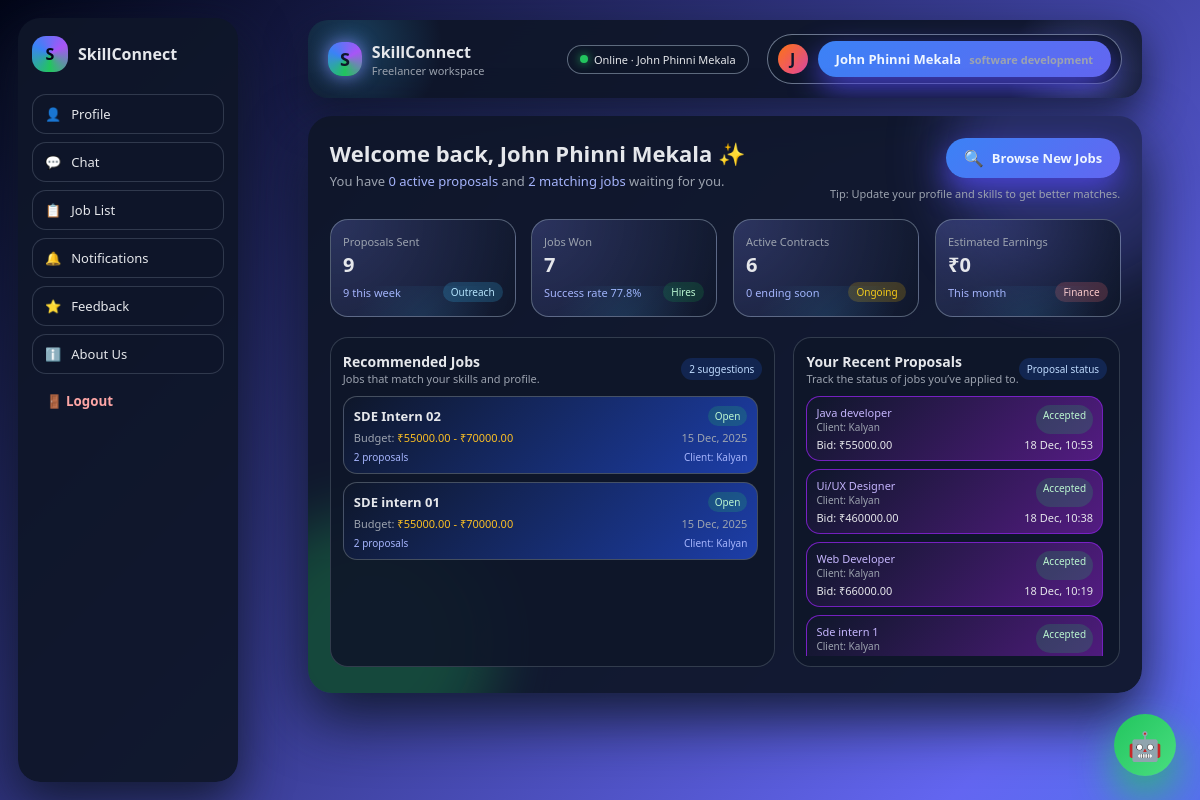
Page /freelancer/dashboard/ (signed in) on the committed database.
### marketplace/models.py (models this page shows, shortened)
class User(AbstractUser):
    ROLE_CHOICES = (
        ('client', 'client'),
        ('freelancer', 'Freelancer'),
    )
    role = models.CharField(max_length=20, choices=ROLE_CHOICES)

class Skill(models.Model):
    name = models.CharField(max_length=100, unique=True)

class Job(models.Model):
    STATUS_CHOICES = (
        ('open', 'Open'),
        ('in_progress', 'In Progress'),
        ('completed', 'Completed'),
        ('cancelled', 'Cancelled'),
    )
    client = models.ForeignKey(User, on_delete=models.CASCADE, related_name='jobs')
    title = models.CharField(max_length=200)
    description = models.TextField()
    budget_min = models.DecimalField(max_digits=10, decimal_places=2)
    budget_max = models.DecimalField(max_digits=10, decimal_places=2)
    created_at = models.DateTimeField(auto_now_add=True)
    status = models.CharField(max_length=20, choices=STATUS_CHOICES, default='open')

class Proposal(models.Model):
    STATUS_CHOICES = (
        ('pending', 'Pending'),
        ('accepted', 'Accepted'),
        ('rejected', 'Rejected'),
    )
    job = models.ForeignKey(Job, on_delete=models.CASCADE, related_name='proposals')
    freelancer = models.ForeignKey(User, on_delete=models.CASCADE, related_name='proposals')
    cover_letter = models.TextField()
    bid_amount = models.DecimalField(max_digits=10, decimal_places=2)
    status = models.CharField(max_length=20, choices=STATUS_CHOICES, default='pending')
    created_at = models.DateTimeField(auto_now_add=True)
    User = settings.AUTH_USER_MODEL

### marketplace/views.py (the view)
# urls.py: path("freelancer/dashboard/", views.freelancer_dashboard, name="freelancer_dashboard"),
@login_required
def freelancer_dashboard(request):
    user = request.user
    proposals_qs = Proposal.objects.filter(
        freelancer=user
    ).order_by('-created_at')
    jobs_won_qs = proposals_qs.filter(status="accepted")
    active_contracts = jobs_won_qs.filter(job__status="in_progress")
    recent_proposals = proposals_qs[:8]
    recommended_jobs = Job.objects.filter(status="open").order_by("-created_at")[:6]
    notifications_count = Notification.objects.filter(user=request.user,is_read=False).count()
    unread_chats = Message.objects.filter(conversation__freelancer=request.user).exclude(sender=request.user).filter(is_read=False).count()
    conversations = Conversation.objects.filter(
        freelancer=request.user
    ).select_related("recruiter", "job")
    primary_skill = ""
    try:
        profile = FreelancerProfile.objects.get(user=user)
        primary_skill = ", ".join([s.name for s in profile.skills.all()]) or ""
    except FreelancerProfile.DoesNotExist:
        pass
    total_proposals = proposals_qs.count()
    context = {
        "user": user,
        "primary_skill": primary_skill or "Freelancer",
        "active_proposals": proposals_qs.filter(status="pending").count(),
        "open_jobs_near_skill": recommended_jobs.count(),
        "total_proposals": total_proposals,
        "proposals_this_week": proposals_qs.count(),
        "jobs_won": jobs_won_qs.count(),
        "success_rate": round((jobs_won_qs.count() / max(1, total_proposals)) * 100, 1),
        "active_contracts": active_contracts.count(),
        "contracts_ending_soon": 0,
        "estimated_earnings": 0,
        "recommended_jobs": recommended_jobs,
        "recent_proposals": recent_proposals,
        "conversations": conversations,
        "notifications_count": notifications_count,  #notification testing
        "unread_chats": unread_chats,
    }
    return render(request, "marketplace/freelancer_dashboard.html", context)

### marketplace/templates/marketplace/freelancer_dashboard.html (shortened to what this page needs)
<!DOCTYPE html>
<html lang="en">
<head>
</head>
<body>
<aside class="sidebar">
  <div class="sidebar-brand">
    <div class="sb-logo">S</div>
    <span>SkillConnect</span>
  </div>
  <nav class="sidebar-nav">
    <a href="{% url 'freelancer_profile' request.user.pk %}" class="sb-link">
      👤 <span>Profile</span>
    </a>
    <a href="{% url 'chat_list' %}" class="sb-link">
      💬 <span>Chat</span>
    </a>
    <a href="{% url 'job_list' %}" class="sb-link">
      📋 <span>Job List</span>
    </a>
    <a href="{% url 'notifications' %}" class="sb-link">
      🔔 <span>Notifications</span>
    </a>
    <a href="{% url 'feedback' %}" class="sb-link">
      ⭐ <span>Feedback</span>
    </a>
    <a href="{% url 'about_us' %}" class="sb-link">
      ℹ️ <span>About Us</span>
    </a>
    <form method="post" action="{% url 'logout' %}">
  <button type="submit" class="sidebar-link logout-btn" onclick="return confirm('Are you sure you want to logout?')">
    🚪 Logout
  </button>
</form>
  </nav>
</aside>
<div class="layout">
    <div class="shell">
        <header class="navbar">
            <div class="brand">
                <div class="brand-logo">S</div>
                <div class="brand-text">
                    <span>SkillConnect</span>
                    <span>Freelancer workspace</span>
                </div>
            </div>
            <div class="nav-right">
                <div class="pill">
                    <span class="pill-dot"></span>
                    <span>Online · {{ user.first_name|default:"Freelancer" }}</span>
                </div>
                <div class="user-chip">
                    <div class="avatar">
                        {{ user.first_name|default:"F"|first|upper }}
                    </div>
                    <div class="user-info">
                        <a href="{% url 'freelancer_profile' request.user.pk %}" class="btn-primary">
                        <span>{{ user.first_name|default:"Freelancer" }}</span>
                        <span>{{ primary_skill|default:"Independent Professional" }}</span></a>
                    </div>
                </div>
            </div>
        </header>
        <main class="main-card">
            <div class="main-glow">
                <span class="g1"></span>
            </div>
            <div class="main-inner">
                <div class="header-row">
                    <div class="welcome">
                        <div class="welcome-title">
                            Welcome back, {{ user.first_name|default:"Freelancer" }} ✨
                        </div>
                        <div class="welcome-sub">
                            You have <span>{{ active_proposals|default:"0" }} active proposals</span> and
                            <span>{{ open_jobs_near_skill|default:"0" }} matching jobs</span> waiting for you.
                        </div>
                    </div>
                    <div class="cta-area">
                        <a href="{% url 'job_list' %}" class="btn-primary">
                            <span class="icon">🔍</span>
                            <span>Browse New Jobs</span>
                        </a>
                        <div class="hint-text">
                            Tip: Update your profile and skills to get better matches.
                        </div>
                    </div>
                </div>
                <div class="stats-grid">
                    <div class="stat-card">
                        <div class="stat-label">Proposals Sent</div>
                        <div class="stat-value">{{ total_proposals|default:"0" }}</div>
                        <div class="stat-meta">
                            <span>{{ proposals_this_week|default:"0" }} this week</span>
                            <span class="stat-pill">Outreach</span>
                        </div>
                        <div class="wave"></div>
                    </div>
                    <div class="stat-card">
                        <div class="stat-label">Jobs Won</div>
                        <div class="stat-value">{{ jobs_won|default:"0" }}</div>
                        <div class="stat-meta">
                            <span>Success rate {{ success_rate|default:"0" }}%</span>
                            <span class="stat-pill" style="background:rgba(22,163,74,0.2);color:#bbf7d0;">
                                Hires
                            </span>
                        </div>
                        <div class="wave"></div>
                    </div>
                    <div class="stat-card">
                        <div class="stat-label">Active Contracts</div>
                        <div class="stat-value">{{ active_contracts|default:"0" }}</div>
                        <div class="stat-meta">
                            <span>{{ contracts_ending_soon|default:"0" }} ending soon</span>
                            <span class="stat-pill" style="background:rgba(234,179,8,0.2);color:#facc15;">
                                Ongoing
                            </span>
                        </div>
                        <div class="wave"></div>
                    </div>
                    <div class="stat-card">
                        <div class="stat-label">Estimated Earnings</div>
                        <div class="stat-value">₹{{ estimated_earnings|default:"0" }}</div>
                        <div class="stat-meta">
                            <span>This month</span>
                            <span class="stat-pill" style="background:rgba(248,113,113,0.2);color:#fecaca;">
                                Finance
                            </span>
                        </div>
                        <div class="wave"></div>
                    </div>
                </div>
                <div class="content-grid">
                    <section class="panel">
                        <div class="panel-header">
                            <div>
                                <div class="panel-title">Recommended Jobs</div>
                                <div class="panel-sub">
                                    Jobs that match your skills and profile.
                                </div>
                            </div>
                            <span class="panel-tag">{{ recommended_jobs|length|default:"0" }} suggestions</span>
                        </div>
                        <div class="job-list">
                            {% if recommended_jobs %}
                                {% for job in recommended_jobs %}
                                    <div class="job-card" onclick="window.location.href='{% url 'job_detail' job.pk %}'">
                                        <div class="job-title-row">
                                            <div class="job-title">{{ job.title }}</div>
                                            <div class="job-status">
                                                {{ job.get_status_display }}
                                            </div>
                                        </div>
                                        <div class="job-meta">
                                            <span>Budget:
                                                <span class="highlight">
                                                    ₹{{ job.budget_min }} - ₹{{ job.budget_max }}
                                                </span>
                                            </span>
                                            <span>{{ job.created_at|date:"d M, Y" }}</span>
                                        </div>
                                        <div class="job-footer">
                                            <span>{{ job.proposals.count }} proposals</span>
                                            <span>Client: {{ job.client.first_name|default:"Client" }}</span>
                                        </div>
                                    </div>
                                {% endfor %}
                            {% else %}
                                <div class="empty-state">
                                    No recommendations yet. Apply to a few jobs to improve your suggestions.
                                </div>
                            {% endif %}
                        </div>
                    </section>
                    <section class="panel">
                        <div class="panel-header">
                            <div>
                                <div class="panel-title">Your Recent Proposals</div>
                                <div class="panel-sub">
                                    Track the status of jobs you’ve applied to.
                                </div>
                            </div>
                            <span class="panel-tag">Proposal status</span>
                        </div>
                        <div class="proposal-list">
                            {% if recent_proposals %}
                                {% for proposal in recent_proposals %}
                                    <div class="proposal-item">
                                        <div class="proposal-top">
                                            <div>
                                                <div class="proposal-job">
                                                    {{ proposal.job.title|truncatechars:32 }}
                                                </div>
                                                <div style="font-size:10px;color:#9ca3af;">
                                                    Client: {{ proposal.job.client.first_name|default:"Client" }}
                                                </div>
                                            </div>
                                            <div class="proposal-status {% if proposal.status == 'pending' %}pending{% endif %}">
                                                {{ proposal.get_status_display }}
                                            </div>
                                        </div>
                                        <div class="proposal-meta">
                                            <span>Bid: ₹{{ proposal.bid_amount }}</span>
                                            <span>{{ proposal.created_at|date:"d M, H:i" }}</span>
                                        </div>
                                    </div>
                                {% endfor %}
                            {% else %}
                                <div class="empty-state">
                                    You haven’t applied to any jobs yet. Start by browsing the latest projects.
                                </div>
                            {% endif %}
                        </div>
                    </section>
                </div>
            </div>
        </main>
    </div>
</div>
<div id="bot-toggle">🤖</div>
</body>
</html>

### rows in the picture
User: first_name "John Phinni Mekala", first_name|first "J"
Skill: name "software development"
Job: title "SDE Intern 02", status "Open", budget_min "55000.00", budget_max "70000.00", created_at "15 Dec, 2025", proposals.count "2", client.first_name "Kalyan"
Job: title "SDE intern 01", status "Open", budget_min "55000.00", budget_max "70000.00", created_at "15 Dec, 2025", proposals.count "2", client.first_name "Kalyan"
Proposal: job "Java developer", job.client.first_name "Kalyan", status "Accepted", bid_amount "55000.00", created_at "18 Dec, 10:53"
Proposal: job "Ui/UX Designer", job.client.first_name "Kalyan", status "Accepted", bid_amount "460000.00", created_at "18 Dec, 10:38"
Proposal: job "Web Developer", job.client.first_name "Kalyan", status "Accepted", bid_amount "66000.00", created_at "18 Dec, 10:19"
Proposal: job "Sde intern 1", job.client.first_name "Kalyan", status "Accepted"

### other values in the picture
{{ active_proposals|default:"0" }} "0"
{{ open_jobs_near_skill|default:"0" }} "2"
{{ total_proposals|default:"0" }} "9"
{{ proposals_this_week|default:"0" }} "9"
{{ jobs_won|default:"0" }} "7"
{{ success_rate|default:"0" }} "77.8"
{{ active_contracts|default:"0" }} "6"
{{ contracts_ending_soon|default:"0" }} "0"
{{ estimated_earnings|default:"0" }} "0"
{{ recommended_jobs|length|default:"0" }} "2"
